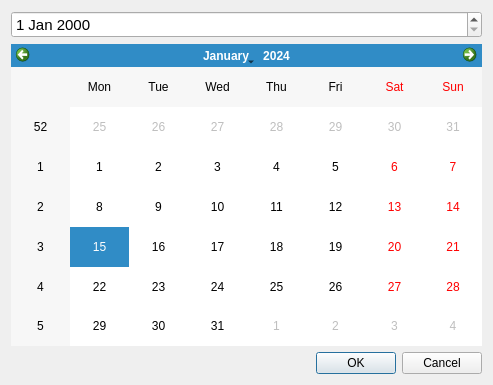
<?xml version="1.0" encoding="UTF-8"?>
<ui version="4.0">
 <class>Dialog</class>
 <widget class="QDialog" name="Dialog">
  <property name="geometry">
   <rect>
    <x>0</x>
    <y>0</y>
    <width>493</width>
    <height>385</height>
   </rect>
  </property>
  <property name="windowTitle">
   <string>Dialog</string>
  </property>
  <layout class="QVBoxLayout" name="verticalLayout">
   <item>
    <widget class="QDateEdit" name="date_entry">
     <property name="font">
      <font>
       <pointsize>11</pointsize>
      </font>
     </property>
    </widget>
   </item>
   <item>
    <widget class="QCalendarWidget" name="calendar">
     <property name="font">
      <font>
       <pointsize>9</pointsize>
      </font>
     </property>
    </widget>
   </item>
   <item>
    <widget class="QDialogButtonBox" name="buttonBox">
     <property name="orientation">
      <enum>Qt::Horizontal</enum>
     </property>
     <property name="standardButtons">
      <set>QDialogButtonBox::Cancel|QDialogButtonBox::Ok</set>
     </property>
    </widget>
   </item>
  </layout>
 </widget>
 <resources/>
 <connections>
  <connection>
   <sender>buttonBox</sender>
   <signal>accepted()</signal>
   <receiver>Dialog</receiver>
   <slot>accept()</slot>
   <hints>
    <hint type="sourcelabel">
     <x>227</x>
     <y>362</y>
    </hint>
    <hint type="destinationlabel">
     <x>157</x>
     <y>274</y>
    </hint>
   </hints>
  </connection>
  <connection>
   <sender>buttonBox</sender>
   <signal>rejected()</signal>
   <receiver>Dialog</receiver>
   <slot>reject()</slot>
   <hints>
    <hint type="sourcelabel">
     <x>295</x>
     <y>352</y>
    </hint>
    <hint type="destinationlabel">
     <x>286</x>
     <y>274</y>
    </hint>
   </hints>
  </connection>
 </connections>
</ui>
